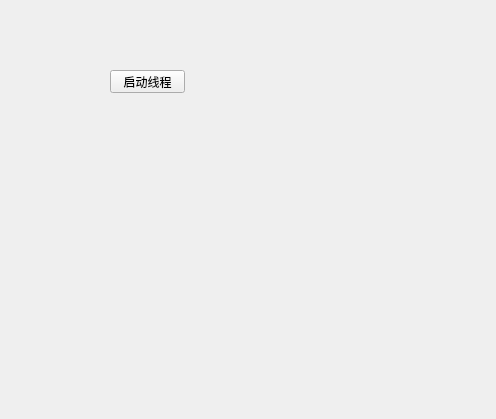
<?xml version="1.0" encoding="UTF-8"?>
<ui version="4.0">
 <class>Widget</class>
 <widget class="QWidget" name="Widget">
  <property name="geometry">
   <rect>
    <x>0</x>
    <y>0</y>
    <width>496</width>
    <height>419</height>
   </rect>
  </property>
  <property name="windowTitle">
   <string>Widget</string>
  </property>
  <widget class="QPushButton" name="startBtn">
   <property name="geometry">
    <rect>
     <x>110</x>
     <y>70</y>
     <width>75</width>
     <height>23</height>
    </rect>
   </property>
   <property name="text">
    <string>启动线程</string>
   </property>
  </widget>
 </widget>
 <resources/>
 <connections/>
</ui>
